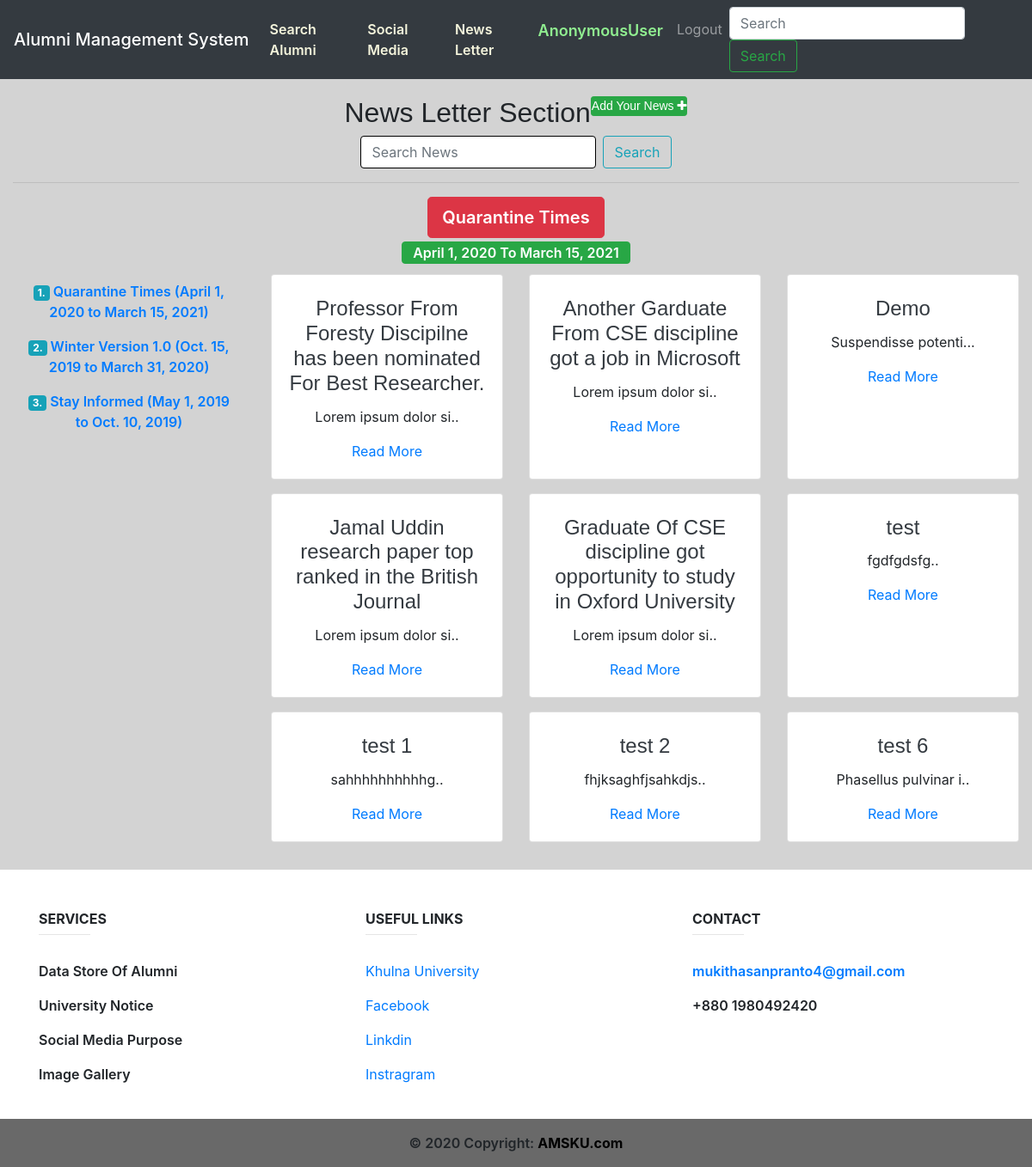
/news_letter/3/, run on the app's committed database.
### news/models.py (models this page shows, shortened)
class News_Letter(models.Model):
    title = models.CharField(max_length=50)
    description = models.TextField(blank=True)
    start_date = models.DateField()
    end_date = models.DateField()
    created_on = models.DateTimeField(auto_now_add=True)

class News(models.Model):
    default_user = 1
    headline = models.CharField(max_length=200)
    description = models.TextField()
    image = models.FileField(upload_to='uploads/',blank=True)
    is_approved = models.BooleanField(default=False)
    news_letter = models.ForeignKey('News_Letter',on_delete=models.SET_NULL,blank=True,null=True,related_name='news')
    author = models.ForeignKey('alumni_profile.Alumni_Profile',default=default_user,on_delete=models.CASCADE)
    created_on = models.DateTimeField(auto_now_add=True)

### news/views.py (the view)
# urls.py: path('<int:id>/',news_letter_view,name='news_view'),
def news_letter_view(request,id):
    news_letter = News_Letter.objects.get(pk=id)
    news_list = news_letter.news.all()
    news_letter_list = News_Letter.objects.all()
    form = NewsForm(request.POST or None)
    if form.is_valid():
        new_news = form.save(commit=False)
        new_news.author = request.user.alumni
        new_news.save()
        form.save_m2m()
        return redirect(request.get_full_path())
    context = {
        'news_list':news_list,
        'forms':form,
        'news_letter_list':news_letter_list,
        'news_letter':news_letter,
    }
    print('yoo')
    return render(request,"news/news_view.html",context)

### news/forms.py
class NewsForm(forms.ModelForm):
    class Meta:
        model = News
        labels = {
        "image": "Image(Optional):"
        }
        fields = [
            "headline",
            "description",
            "image",
        ]
    def __init__(self, *args, **kwargs):
        super().__init__(*args, **kwargs)
        for field in iter(self.fields):
            if field == "description":
                self.fields[field].widget.attrs.update({
                'class': 'form-control',
                'rows':3,
                })
            else:
                self.fields[field].widget.attrs.update({
                'class': 'form-control'})

### alumni_fee/context_processors.py (called while the page is built)
def add_variable_to_context(request):
    year_fee = Fee_Info.objects.get()
    current_news_letter = News_Letter.objects.all().order_by('-start_date').first()
    return {
        'yearFee': year_fee.yearly_fee,
        'current_news_letter':current_news_letter,
    }

### templates/news/news_view.html (shortened to what this page needs)
{% extends "base.html" %}
{% load static %}
{% block content %}
<div style="background-color: lightgrey;">
  <div class="container-fluid text-center">
    <h2 style="padding-top: 20px;
        text-align: center;
        font-family: Impact, Haettenschweiler, 'Arial Narrow Bold', sans-serif;">News Letter Section<sup
        style="font-family:sans-serif;"><button type="button" class="btn btn-success btn-sm p-0" data-toggle="modal"
          data-target="#myModal">Add Your News <i class="fa fa-plus"></i></button></sup></h2>
    <form class="form-inline justify-content-center my-lg-0" action="{% url 'news_search_result' %}" method="POST">
      <input class="form-control mr-sm-2" name="search_news" style="border: 1px black solid;" type="search" placeholder="Search News" aria-label="Search">
      <button class="btn btn-outline-info my-sm-0" type="submit">Search</button>
    </form>
    <hr>
    <button class="btn btn-danger btn-lg" style="font-weight: 600;">{{news_letter.title}}</button>
    <br>
    <button class="btn btn-success py-0 my-1" style="font-weight: 600;">{{news_letter.start_date}} To
      {{news_letter.end_date}}</button>
    <div class="row">
      <div class="col-sm-3">
        <nav class="navbar">
          <ul class="navbar-nav">
            {% for x in news_letter_list %}
            <li class="nav-item">
              <a class="nav-link text-primary" style="font-weight: 600;" href="{% url 'news_view' x.id %}"><span
                  class="badge badge-info">{{forloop.counter}}.</span> {{x.title}} ({{x.start_date}} to
                {{x.end_date}})</a>
            </li>
            {% endfor %}
          </ul>
        </nav>
      </div>
      <div class="col-sm-9">
        <div class="row">
          {% for news in news_list %}
          <div class="col-lg-4 col-md-6 my-2">
            <div class="card h-100">
              <div class="card-body">
                <h4 class="card-title text-dark">{{news.headline}}</h4>
                <p class="card-text">{{news.description| slice:":20"}}..</p>
                <a href="{% url 'news_details' news.id %}" class="card-link">Read More</a>
              </div>
            </div>
          </div>
          {% endfor %}
        </div>
      </div>
    </div>
    <br>
  </div>
</div>
{% endblock %}

### home/static/css/style.css (style rules this page uses)
.info h3,h4 { font-family: 'Franklin Gothic Medium', 'Arial Narrow', Arial, sans-serif; color: whitesmoke; padding-top:5px ; }

### templates/base.html (style rules this page uses)
* { box-sizing: border-box; }

### data on the page
News_Letter: title "Quarantine Times", start_date "April 1, 2020", end_date "March 15, 2021"
News_Letter: title "Winter Version 1.0", start_date "Oct. 15, 2019", end_date "March 31, 2020"
News_Letter: title "Stay Informed", start_date "May 1, 2019", end_date "Oct. 10, 2019"
News: headline "Professor From Foresty Discipilne has been nominated For Best Researcher.", description "Lorem ipsum dolor si"
News: headline "Another Garduate From CSE discipline got a job in Microsoft", description "Lorem ipsum dolor si"
News: headline "Demo", description "Suspendisse potenti."
News: headline "Jamal Uddin research paper top ranked in the British Journal", description "Lorem ipsum dolor si"
News: headline "Graduate Of CSE discipline got opportunity to study in Oxford University", description "Lorem ipsum dolor si"
News: headline "test", description "fgdfgdsfg"
News: headline "test 1", description "sahhhhhhhhhhg"
News: headline "test 2", description "fhjksaghfjsahkdjs"
News: headline "test 6", description "Phasellus pulvinar i"

### other printed values
{{ request.user }} "AnonymousUser"
